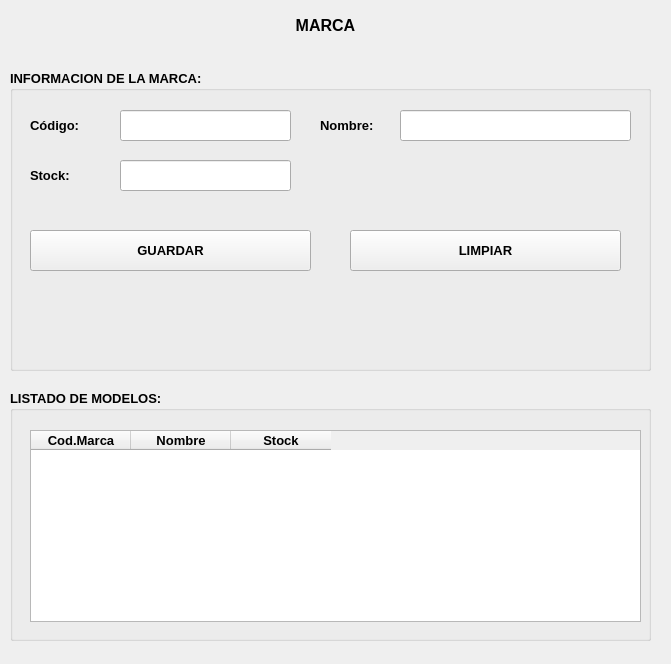
<?xml version="1.0" encoding="UTF-8"?>
<ui version="4.0">
 <class>MainWindow</class>
 <widget class="QMainWindow" name="MainWindow">
  <property name="geometry">
   <rect>
    <x>0</x>
    <y>0</y>
    <width>671</width>
    <height>664</height>
   </rect>
  </property>
  <property name="windowTitle">
   <string>MainWindow</string>
  </property>
  <widget class="QWidget" name="centralwidget">
   <widget class="QGroupBox" name="groupBox">
    <property name="geometry">
     <rect>
      <x>10</x>
      <y>70</y>
      <width>641</width>
      <height>301</height>
     </rect>
    </property>
    <property name="font">
     <font>
      <pointsize>10</pointsize>
      <weight>75</weight>
      <bold>true</bold>
     </font>
    </property>
    <property name="title">
     <string>INFORMACION DE LA MARCA:</string>
    </property>
    <widget class="QLabel" name="label_2">
     <property name="geometry">
      <rect>
       <x>20</x>
       <y>40</y>
       <width>81</width>
       <height>31</height>
      </rect>
     </property>
     <property name="text">
      <string>Código:</string>
     </property>
    </widget>
    <widget class="QLineEdit" name="txtDiseno">
     <property name="geometry">
      <rect>
       <x>390</x>
       <y>40</y>
       <width>231</width>
       <height>31</height>
      </rect>
     </property>
    </widget>
    <widget class="QPushButton" name="btnguardar">
     <property name="geometry">
      <rect>
       <x>20</x>
       <y>160</y>
       <width>281</width>
       <height>41</height>
      </rect>
     </property>
     <property name="text">
      <string>GUARDAR</string>
     </property>
    </widget>
    <widget class="QPushButton" name="btnlimpiar">
     <property name="geometry">
      <rect>
       <x>340</x>
       <y>160</y>
       <width>271</width>
       <height>41</height>
      </rect>
     </property>
     <property name="text">
      <string>LIMPIAR</string>
     </property>
    </widget>
    <widget class="QLineEdit" name="txtCodigo">
     <property name="geometry">
      <rect>
       <x>110</x>
       <y>40</y>
       <width>171</width>
       <height>31</height>
      </rect>
     </property>
    </widget>
    <widget class="QLabel" name="label_7">
     <property name="geometry">
      <rect>
       <x>310</x>
       <y>40</y>
       <width>71</width>
       <height>31</height>
      </rect>
     </property>
     <property name="text">
      <string>Nombre:</string>
     </property>
    </widget>
    <widget class="QLabel" name="label_4">
     <property name="geometry">
      <rect>
       <x>20</x>
       <y>90</y>
       <width>71</width>
       <height>31</height>
      </rect>
     </property>
     <property name="text">
      <string>Stock:</string>
     </property>
    </widget>
    <widget class="QLineEdit" name="txtInterior">
     <property name="geometry">
      <rect>
       <x>110</x>
       <y>90</y>
       <width>171</width>
       <height>31</height>
      </rect>
     </property>
    </widget>
   </widget>
   <widget class="QLabel" name="label">
    <property name="geometry">
     <rect>
      <x>10</x>
      <y>10</y>
      <width>631</width>
      <height>31</height>
     </rect>
    </property>
    <property name="font">
     <font>
      <pointsize>12</pointsize>
      <weight>75</weight>
      <bold>true</bold>
     </font>
    </property>
    <property name="text">
     <string>MARCA</string>
    </property>
    <property name="alignment">
     <set>Qt::AlignCenter</set>
    </property>
   </widget>
   <widget class="QGroupBox" name="groupBox_2">
    <property name="geometry">
     <rect>
      <x>10</x>
      <y>390</y>
      <width>641</width>
      <height>251</height>
     </rect>
    </property>
    <property name="font">
     <font>
      <pointsize>10</pointsize>
      <weight>75</weight>
      <bold>true</bold>
     </font>
    </property>
    <property name="title">
     <string>LISTADO DE MODELOS:</string>
    </property>
    <widget class="QTableWidget" name="tblMarca">
     <property name="geometry">
      <rect>
       <x>20</x>
       <y>40</y>
       <width>611</width>
       <height>192</height>
      </rect>
     </property>
     <column>
      <property name="text">
       <string>Cod.Marca</string>
      </property>
     </column>
     <column>
      <property name="text">
       <string>Nombre</string>
      </property>
     </column>
     <column>
      <property name="text">
       <string>Stock</string>
      </property>
     </column>
    </widget>
   </widget>
  </widget>
 </widget>
 <resources/>
 <connections/>
</ui>
